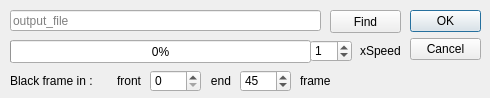
<?xml version="1.0" encoding="UTF-8"?>
<ui version="4.0">
 <class>Form</class>
 <widget class="QWidget" name="Form">
  <property name="geometry">
   <rect>
    <x>0</x>
    <y>0</y>
    <width>490</width>
    <height>98</height>
   </rect>
  </property>
  <property name="windowTitle">
   <string>Save Output</string>
  </property>
  <widget class="QProgressBar" name="pBar">
   <property name="enabled">
    <bool>true</bool>
   </property>
   <property name="geometry">
    <rect>
     <x>10</x>
     <y>40</y>
     <width>301</width>
     <height>23</height>
    </rect>
   </property>
   <property name="autoFillBackground">
    <bool>false</bool>
   </property>
   <property name="value">
    <number>0</number>
   </property>
   <property name="textVisible">
    <bool>true</bool>
   </property>
   <property name="orientation">
    <enum>Qt::Horizontal</enum>
   </property>
   <property name="format">
    <string>%p%</string>
   </property>
  </widget>
  <widget class="QLineEdit" name="FilenamLineEdit">
   <property name="geometry">
    <rect>
     <x>10</x>
     <y>10</y>
     <width>311</width>
     <height>21</height>
    </rect>
   </property>
   <property name="placeholderText">
    <string>output_file</string>
   </property>
  </widget>
  <widget class="QDialogButtonBox" name="buttonBox">
   <property name="geometry">
    <rect>
     <x>410</x>
     <y>10</y>
     <width>71</width>
     <height>51</height>
    </rect>
   </property>
   <property name="layoutDirection">
    <enum>Qt::LeftToRight</enum>
   </property>
   <property name="orientation">
    <enum>Qt::Vertical</enum>
   </property>
   <property name="standardButtons">
    <set>QDialogButtonBox::Cancel|QDialogButtonBox::Ok</set>
   </property>
  </widget>
  <widget class="QPushButton" name="FindButton">
   <property name="geometry">
    <rect>
     <x>330</x>
     <y>10</y>
     <width>71</width>
     <height>23</height>
    </rect>
   </property>
   <property name="text">
    <string>Find</string>
   </property>
  </widget>
  <widget class="QLabel" name="speedUpText">
   <property name="geometry">
    <rect>
     <x>360</x>
     <y>40</y>
     <width>51</width>
     <height>21</height>
    </rect>
   </property>
   <property name="text">
    <string>xSpeed</string>
   </property>
  </widget>
  <widget class="QSpinBox" name="speedUp">
   <property name="geometry">
    <rect>
     <x>310</x>
     <y>40</y>
     <width>42</width>
     <height>22</height>
    </rect>
   </property>
   <property name="maximum">
    <number>360</number>
   </property>
   <property name="value">
    <number>1</number>
   </property>
  </widget>
  <widget class="QLabel" name="BlackText_2">
   <property name="geometry">
    <rect>
     <x>110</x>
     <y>70</y>
     <width>31</width>
     <height>21</height>
    </rect>
   </property>
   <property name="text">
    <string>front</string>
   </property>
   <property name="alignment">
    <set>Qt::AlignRight|Qt::AlignTrailing|Qt::AlignVCenter</set>
   </property>
  </widget>
  <widget class="QSpinBox" name="BlackFront">
   <property name="geometry">
    <rect>
     <x>150</x>
     <y>70</y>
     <width>51</width>
     <height>22</height>
    </rect>
   </property>
   <property name="maximum">
    <number>1800</number>
   </property>
   <property name="value">
    <number>0</number>
   </property>
  </widget>
  <widget class="QLabel" name="BlackText_1">
   <property name="geometry">
    <rect>
     <x>10</x>
     <y>70</y>
     <width>91</width>
     <height>21</height>
    </rect>
   </property>
   <property name="text">
    <string>Black frame in :</string>
   </property>
  </widget>
  <widget class="QSpinBox" name="BlackRear">
   <property name="geometry">
    <rect>
     <x>240</x>
     <y>70</y>
     <width>51</width>
     <height>22</height>
    </rect>
   </property>
   <property name="maximum">
    <number>1800</number>
   </property>
   <property name="value">
    <number>45</number>
   </property>
  </widget>
  <widget class="QLabel" name="BlackText_3">
   <property name="geometry">
    <rect>
     <x>200</x>
     <y>70</y>
     <width>31</width>
     <height>21</height>
    </rect>
   </property>
   <property name="text">
    <string>end</string>
   </property>
   <property name="alignment">
    <set>Qt::AlignRight|Qt::AlignTrailing|Qt::AlignVCenter</set>
   </property>
  </widget>
  <widget class="QLabel" name="BlackText_4">
   <property name="geometry">
    <rect>
     <x>300</x>
     <y>70</y>
     <width>31</width>
     <height>21</height>
    </rect>
   </property>
   <property name="text">
    <string>frame</string>
   </property>
   <property name="alignment">
    <set>Qt::AlignLeading|Qt::AlignLeft|Qt::AlignVCenter</set>
   </property>
  </widget>
 </widget>
 <resources/>
 <connections/>
</ui>
